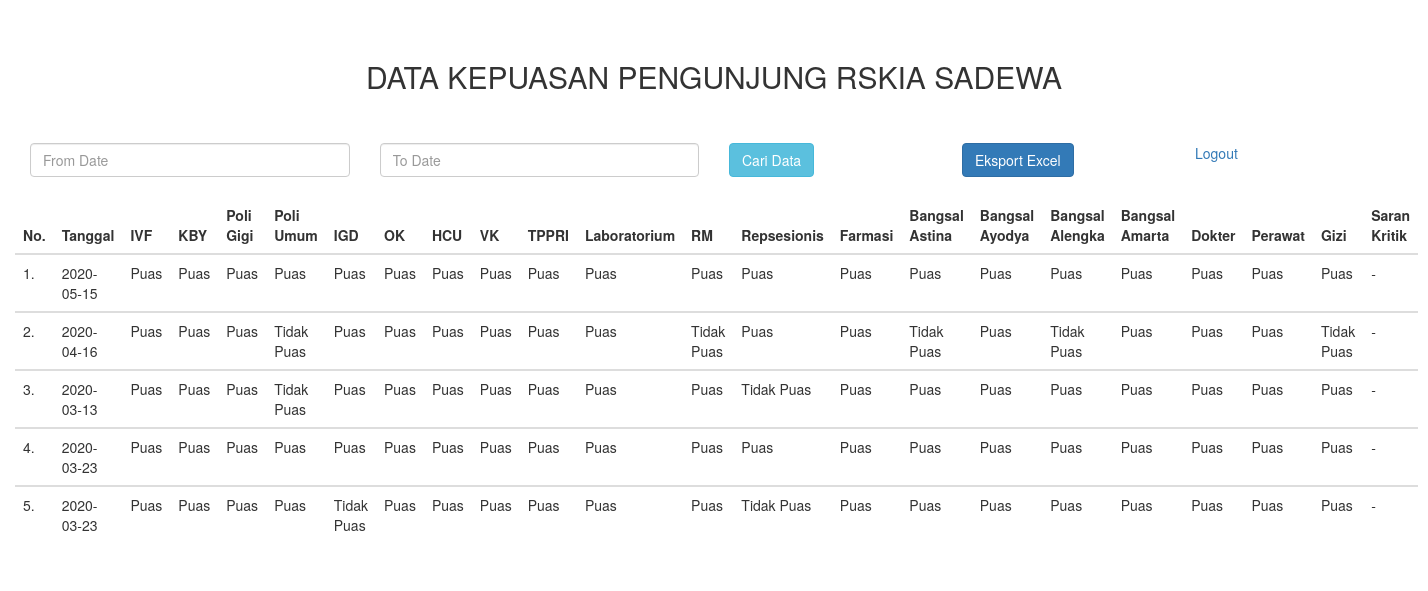
The page /admin/index.php (signed in) on the database its author committed.
### tables this page shows
CREATE TABLE `survey` (
  `no_p` int(11) NOT NULL,
  `tgl` date NOT NULL,
  `ivf` varchar(20) NOT NULL,
  `kby` varchar(20) NOT NULL,
  `poli_gigi` varchar(20) NOT NULL,
  `poli_umum` varchar(20) NOT NULL,
  `igd` varchar(20) NOT NULL,
  `ok` varchar(30) NOT NULL,
  `hcu` varchar(20) NOT NULL,
  `vk` varchar(20) NOT NULL,
  `tppri` varchar(20) NOT NULL,
  `laborat` varchar(20) NOT NULL,
  `rm` varchar(20) NOT NULL,
  `reps` varchar(20) NOT NULL,
  `farmasi` varchar(20) NOT NULL,
  `bangsal_Astina` varchar(30) NOT NULL,
  `bangsal_Ayodya` varchar(30) NOT NULL,
  `bangsal_Alengka` varchar(30) NOT NULL,
  `bangsal_Amarta` varchar(30) NOT NULL,
  `dokter` varchar(30) NOT NULL,
  `perawat` varchar(30) NOT NULL,
  `gizi` varchar(30) NOT NULL,
  `saran_kritik` varchar(30) NOT NULL
);

### admin/index.php (the view, shortened to what this page needs)
<!DOCTYPE html>
 <html>
      <head>
           <link rel="stylesheet" href="https://maxcdn.bootstrapcdn.com/bootstrap/3.3.6/css/bootstrap.min.css" />
           <link rel="stylesheet" href="http://code.jquery.com/ui/1.11.4/themes/smoothness/jquery-ui.css">
      </head>
      <body>
           <br /><br />
           <div class="container" style="width:100%;">
                <h2 align="center">DATA KEPUASAN PENGUNJUNG RSKIA SADEWA</h2> <br><br>
                <div class="col-md-3">
                     <input type="text" name="from_date" id="from_date" class="form-control" placeholder="From Date" />
                </div>
                <div class="col-md-3">
                     <input type="text" name="to_date" id="to_date" class="form-control" placeholder="To Date" />
                </div>
                <div class="col-md-2">
                     <input type="button" name="filter" id="filter" value="Cari Data" class="btn btn-info" />
                </div>
                <div class="col-md-2">
                     <a type="button" class="btn btn-primary" href="http://localhost/survey/admin/eksport.php" target="_blank">Eksport Excel</a>
                </div>
                <div class="col-md-2">
                    <a type="button" href="logout.php"><i class="fa fa-sign-out fa-fw"></i> Logout</a>
                </div>
                <br />
                <div id="order_table">
                     <table class="table"  style="width:100%">
                     <thead>
                         <tr>
		                    <th>No.</th>
		                    <th>Tanggal</th>
		                    <th>IVF</th>
		                    <th>KBY</th>
		                    <th>Poli Gigi</th>
		                    <th>Poli Umum</th>
		                    <th>IGD</th>
		                    <th>OK</th>
		                    <th>HCU</th>
		                    <th>VK</th>
		                    <th>TPPRI</th>
		                    <th>Laboratorium</th>
		                    <th>RM</th>
		                    <th>Repsesionis</th>
		                    <th>Farmasi</th>
		                    <th>Bangsal Astina</th>
		                    <th>Bangsal Ayodya</th>
		                    <th>Bangsal Alengka</th>
		                    <th>Bangsal Amarta</th>
		                    <th>Dokter</th>
		                    <th>Perawat</th>
		                    <th>Gizi</th>
		                    <th>Saran Kritik</th>
		                </tr>
                     </thead>
                <?php
                include '../connection/conn.php';
                $sql = mysqli_query($conn, "SELECT * FROM survey");
                $no =1;
                while($data = mysqli_fetch_assoc($sql)){
                    echo '
                    <tbody>
                    <tr>
                        <td>'.$no.'.</td>
                        <td>'.$data['tgl'].'</td>
                        <td>'.$data['ivf'].'</td>
                        <td>'.$data['kby'].'</td>
                        <td>'.$data['poli_gigi'].'</td>
                        <td>'.$data['poli_umum'].'</td>
                        <td>'.$data['igd'].'</td>
                        <td>'.$data['ok'].'</td>
                        <td>'.$data['hcu'].'</td>
                        <td>'.$data['vk'].'</td>
                        <td>'.$data['tppri'].'</td>
                        <td>'.$data['laborat'].'</td>
                        <td>'.$data['rm'].'</td>
                        <td>'.$data['reps'].'</td>
                        <td>'.$data['farmasi'].'</td>
                        <td>'.$data['bangsal_Astina'].'</td>
                        <td>'.$data['bangsal_Ayodya'].'</td>
                        <td>'.$data['bangsal_Alengka'].'</td>
                        <td>'.$data['bangsal_Amarta'].'</td>
                        <td>'.$data['dokter'].'</td>
                        <td>'.$data['perawat'].'</td>
                        <td>'.$data['gizi'].'</td>
                        <td>'.$data['saran_kritik'].'</td>
                    </tr>
                    </tbody>
                    ';
                    $no++;
                }
                ?>
        </table>
                </div>
           </div>
      </body>
 </html>

### rows shown on the page
survey: tgl "2020-05-15", ivf "Puas", kby "Puas", poli_gigi "Puas", poli_umum "Puas", igd "Puas", ok "Puas", hcu "Puas", vk "Puas", tppri "Puas", laborat "Puas", rm "Puas", reps "Puas", farmasi "Puas", bangsal_Astina "Puas", bangsal_Ayodya "Puas", bangsal_Alengka "Puas", bangsal_Amarta "Puas", dokter "Puas", perawat "Puas", gizi "Puas", saran_kritik "-"
survey: tgl "2020-04-16", ivf "Puas", kby "Puas", poli_gigi "Puas", poli_umum "Tidak Puas", igd "Puas", ok "Puas", hcu "Puas", vk "Puas", tppri "Puas", laborat "Puas", rm "Tidak Puas", reps "Puas", farmasi "Puas", bangsal_Astina "Tidak Puas", bangsal_Ayodya "Puas", bangsal_Alengka "Tidak Puas", bangsal_Amarta "Puas", dokter "Puas", perawat "Puas", gizi "Tidak Puas", saran_kritik "-"
survey: tgl "2020-03-13", ivf "Puas", kby "Puas", poli_gigi "Puas", poli_umum "Tidak Puas", igd "Puas", ok "Puas", hcu "Puas", vk "Puas", tppri "Puas", laborat "Puas", rm "Puas", reps "Tidak Puas", farmasi "Puas", bangsal_Astina "Puas", bangsal_Ayodya "Puas", bangsal_Alengka "Puas", bangsal_Amarta "Puas", dokter "Puas", perawat "Puas", gizi "Puas", saran_kritik "-"
survey: tgl "2020-03-23", ivf "Puas", kby "Puas", poli_gigi "Puas", poli_umum "Puas", igd "Puas", ok "Puas", hcu "Puas", vk "Puas", tppri "Puas", laborat "Puas", rm "Puas", reps "Puas", farmasi "Puas", bangsal_Astina "Puas", bangsal_Ayodya "Puas", bangsal_Alengka "Puas", bangsal_Amarta "Puas", dokter "Puas", perawat "Puas", gizi "Puas", saran_kritik "-"
survey: tgl "2020-03-23", ivf "Puas", kby "Puas", poli_gigi "Puas", poli_umum "Puas", igd "Tidak Puas", ok "Puas", hcu "Puas", vk "Puas", tppri "Puas", laborat "Puas", rm "Puas", reps "Tidak Puas", farmasi "Puas", bangsal_Astina "Puas", bangsal_Ayodya "Puas", bangsal_Alengka "Puas", bangsal_Amarta "Puas", dokter "Puas", perawat "Puas", gizi "Puas", saran_kritik "-"
